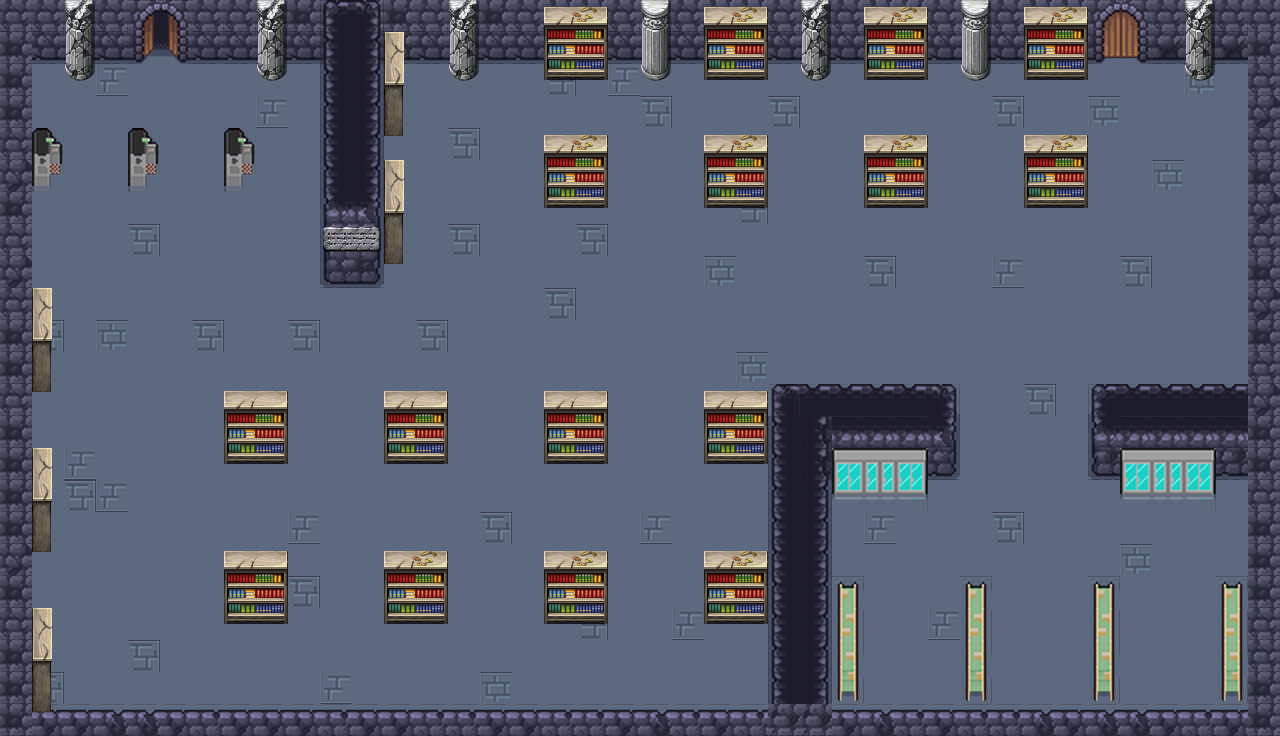

This is a level from a 2D game, rendered from its Tiled map with the project's own tilesets. A one-line summary and the map file follow, with tile-layer data summarised:
An orthogonal 40x23 tile map with 32x32 px tiles, 4 tile layers (Floor, Wall, Indeling, On wall deco), 6 tilesets.

<map version="1.10" tiledversion="1.12.2" orientation="orthogonal" renderorder="right-down" width="40" height="23" tilewidth="32" tileheight="32" infinite="0" nextlayerid="5" nextobjectid="1">
 <tileset firstgid="1" source="doors_lever_chest_animation.tsx" />
 <tileset firstgid="151" source="decorative_cracks_walls.tsx" />
 <tileset firstgid="407" source="punpkin.tsx" />
 <tileset firstgid="663" source="decorative_cracks_floor.tsx" />
 <tileset firstgid="783" source="tiles.tsx" />
 <tileset firstgid="853" source="walls_floor.tsx" />
 <layer id="3" name="Floor" width="40" height="23">
  <data>[920 cells, 920 non-empty, 5 distinct tile ids]</data>
 </layer>
 <layer id="1" name="Wall" width="40" height="23">
  <data>[920 cells, 141 non-empty, 16 distinct tile ids]</data>
 </layer>
 <layer id="2" name="Indeling" width="40" height="23">
  <data>[920 cells, 211 non-empty, 46 distinct tile ids]</data>
 </layer>
 <layer id="4" name="On wall deco" width="40" height="23">
  <data>[920 cells, 23 non-empty, 8 distinct tile ids]</data>
 </layer>
</map>
